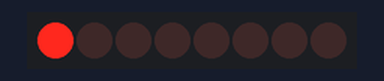
A program run on a simulated Arduino Pro Mini, built with avr-gcc and run on an emulated ATmega328P. Shown: 8 shift-register outputs drawn as a row of LEDs (first output left, lit = HIGH). Wiring (inferred from the names in the program): shift register (74HC595): data pin 11; shift clock pin 12; latch pin 8. Wiring (inferred from the signals the program sends): row of LEDs: on Q0, Q1, Q2, Q3, Q4, Q5, Q6, Q7.

Above: at 0.6 s.
At 5.1 s:
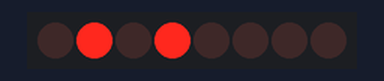
At 10.1 s:
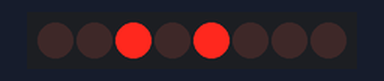
At 20.1 s:
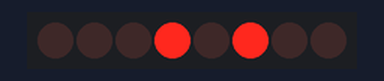
At 30.1 s:
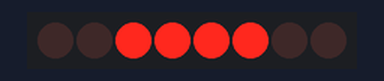
At 39.75 s:
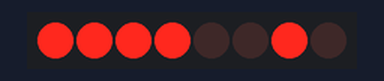
Timing chart, 0 to 40.0 s (numbered marks = the images above):
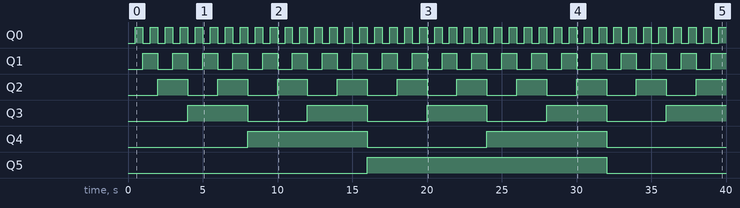

Measured:
- by itself, Q0: alternates HIGH for 0.50 s and LOW for 0.50 s
- by itself, Q1: alternates HIGH for 1.0 s and LOW for 1.0 s
- by itself, Q2: alternates HIGH for 2.0 s and LOW for 2.0 s
- by itself, Q3: alternates HIGH for 4.0 s and LOW for 4.0 s
- by itself, Q4: alternates HIGH for 8.0 s and LOW for 8.0 s
- by itself, Q5: LOW → HIGH at 16.0 s, → LOW 16.0 s later

The program:

main.cpp
```cpp
#include <Arduino.h>

//Pin connected to ST_CP of 74HC595
int latchPin = 8;
//Pin connected to SH_CP of 74HC595
int clockPin = 12;
////Pin connected to DS of 74HC595
int dataPin = 11;

void setup()
{
    //set pins to output so you can control the shift register
    pinMode(latchPin, OUTPUT);
    pinMode(clockPin, OUTPUT);
    pinMode(dataPin, OUTPUT);
}

void writeToRegister(unsigned char bitPattern) {
    digitalWrite(latchPin, LOW);
    // shift out the bits:
    shiftOut(dataPin, clockPin, MSBFIRST, bitPattern);
    //take the latch pin high so the LEDs will light up:
    digitalWrite(latchPin, HIGH);
}

void loop()
{
    unsigned char max = 255;
    unsigned char min = 0;
    for ( unsigned char i = min; i < max; i++) {
        writeToRegister(i);
        delay(500);
    }
}
```
